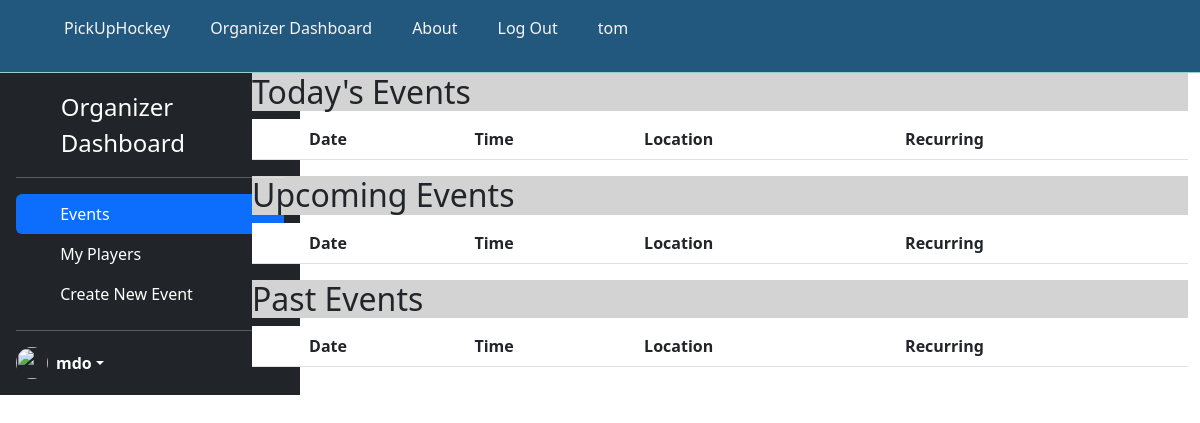
/organize/ (signed in), run on an earlier commit of the app's database.
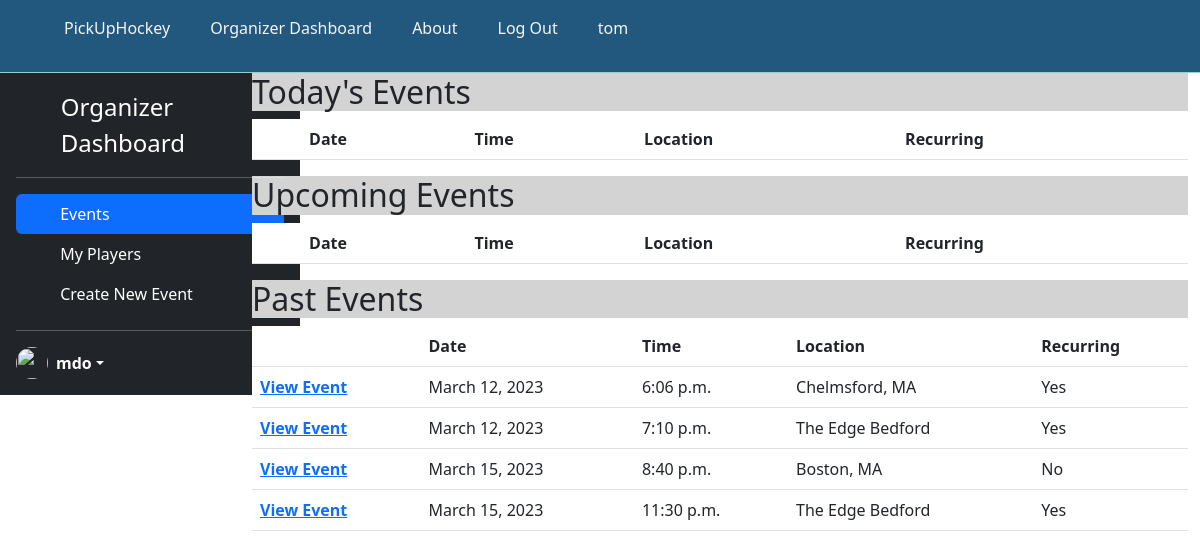
And on a later commit of the database.
### OrgDash/models.py (models this page shows, shortened)
class Skate(models.Model):
    host = models.ForeignKey(User, on_delete= models.CASCADE, default= 1)
    date = models.DateField(auto_now = False, default= None)
    time = models.TimeField(auto_now=False, default= None)
    location = models.CharField(max_length=200)
    price = models.IntegerField()
    max_guests = models.IntegerField(default=0)
    recurring_event = models.BooleanField(default= False)
    STATUS_CHOICES = [
        (7,'Every Week'),
        (14,'Every Two Weeks'),
    ]
    frequency = models.IntegerField(choices=STATUS_CHOICES, default= 7, blank= True)
    send_invite_days_before = models.IntegerField(default= 3, blank= True)
    finalize_event_hours_before = models.IntegerField(default=1, blank= True)
    group_to_invite = models.ForeignKey('PlayerGroup', on_delete= models.CASCADE, blank= True, default=6)

### OrgDash/views.py (the view)
# urls.py: path('', views.OrganizerDashboard, name = 'organizer_dashboard'),
def OrganizerDashboard(request):
    today=timezone.now()
    active_user = request.user.pk
    todays_events = Skate.objects.filter(Q(host= active_user) & Q(date=today))
    upcoming_events = Skate.objects.filter(Q(host= active_user) & Q(date__gt= today))
    past_events = Skate.objects.filter(Q(host= active_user) & Q(date__lt= today))
    context = {'upcoming_events' : upcoming_events, 'past_events': past_events, 'todays_events': todays_events}
    return render (request,'OrgDash/dash_base.html',context)

### OrgDash/templates/OrgDash/dash_base.html (shortened to what this page needs)
{% extends 'base.html' %}
{% block body_block %}
<div class="wrapper">
    <div class="sidebar">
        {% include 'OrgDash/org_dash_base.html' %}
    </div>
<div class="content">
    <div class="container">
        <div class="table-header">
        <h2>Today's Events</h2>
        </div>
        <table class="table table-hover table">
            <thead>
              <tr>
                <th scope="col"></th>
                <th scope="col">Date</th>
                <th scope="col">Time</th>
                <th scope="col">Location</th>
                <th scope="col">Recurring</th>
              </tr>
            </thead>
          </table>
    <div class="table-header">
        <h2>Upcoming Events</h2>
    </div>
    <table class="table table-hover table">
        <thead>
          <tr>
            <th scope="col"></th>
            <th scope="col">Date</th>
            <th scope="col">Time</th>
            <th scope="col">Location</th>
            <th scope="col">Recurring</th>
          </tr>
        </thead>
      </table>
      <div class="table-header">
        <h2>Past Events</h2>
    </div>
      <table class="table table-hover table">
          <thead>
            <tr>
              <th scope="col"></th>
              <th scope="col">Date</th>
              <th scope="col">Time</th>
              <th scope="col">Location</th>
              <th scope="col">Recurring</th>
            </tr>
          </thead>
          <tbody>
              {% for item in past_events %}
            <tr>
              <th scope="row"><a href="{{item.id}}">View Event</a></th>
              <td>{{item.date}}</td>
              <td>{{item.time}}</td>
              <td>{{item.location}}</td>
              {% if item.recurring_event == True %}
              <td>Yes</td>
             {% else %}
             <td>No</td>
              {% endif %}
              {% endfor %}
            </tr>
          </tbody>
        </table>
</div>
</div>
</div>
{% endblock %}

What changed in the data, as far as the page shows it:
added Skate: date "March 12, 2023", time "6:06 p.m.", location "Chelmsford, MA", recurring_event "Yes"
added Skate: date "March 12, 2023", time "7:10 p.m.", location "The Edge Bedford", recurring_event "Yes"
added Skate: date "March 15, 2023", time "8:40 p.m.", location "Boston, MA", recurring_event "No"
added Skate: date "March 15, 2023", time "11:30 p.m.", location "The Edge Bedford", recurring_event "Yes"
